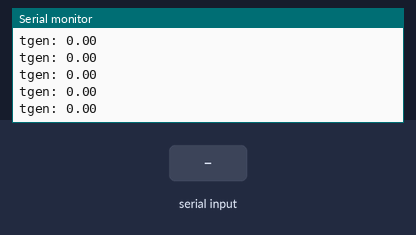
Bench run of a sketch on a simulated Arduino Uno, built with avr-gcc and run on an emulated ATmega328P. On the bench: the last lines printed to the serial monitor. The test bench sets the inputs (shaded band).

Above: at 1.2 s.
1.3 s: "90,45\n" received over the second serial link
At 1.9 s:
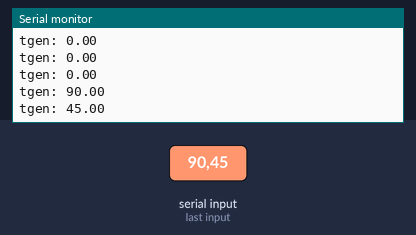
4.3 s: "5\n" received over the second serial link
At 4.9 s:
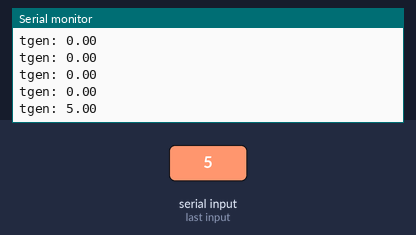
7.3 s: "90\n" received over the second serial link
At 8.1 s:
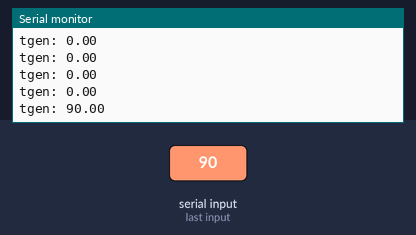
10.3 s: "200\n" received over the second serial link
At 11.1 s:
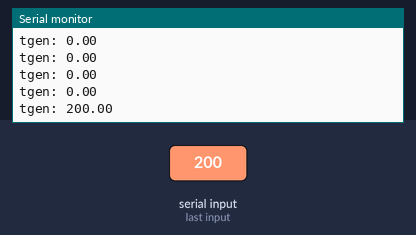
Timing chart, 0 to 13.3 s (numbered marks = the images above; inputs shaded):
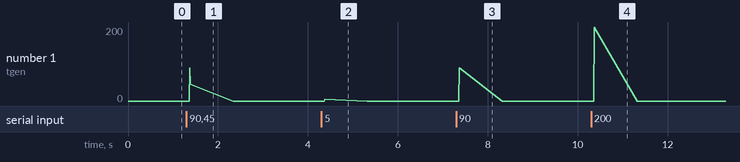

Measured:
- after the input at 1.3 s, the serial monitor: prints a new line after 0.07 s (image 1)
- after the input at 4.3 s, the serial monitor: prints a new line after 0.07 s (image 2)
- after the input at 7.3 s, the serial monitor: prints a new line after 0.07 s (image 3)
- after the input at 10.3 s, the serial monitor: prints a new line after 0.07 s (image 4)

The sketch:

Arduino_Uart_successful.ino
```cpp
#include <SoftwareSerial.h>

SoftwareSerial SerialPort(7, 8); // RX, TX

float tset = -26.23;
float tgen;

unsigned long lastTime = 0;
const unsigned long interval = 100;

void setup() {
  Serial.begin(9600);
  SerialPort.begin(9600);
}

void loop() {
  // Listen for incoming data on the SoftwareSerial port
  if (SerialPort.available()) {
    tgen = SerialPort.parseFloat();
  }

  // Send data back on the same SoftwareSerial port
  unsigned long currentTime = millis();
  if (currentTime - lastTime >= interval) {
    String tset_string = String(tset);
    SerialPort.write(tset_string.c_str());
    lastTime = currentTime;
  }

  // Print the values of tgen and tset to the Serial Monitor
  Serial.print("tgen: ");
  Serial.println(tgen);


}
```
